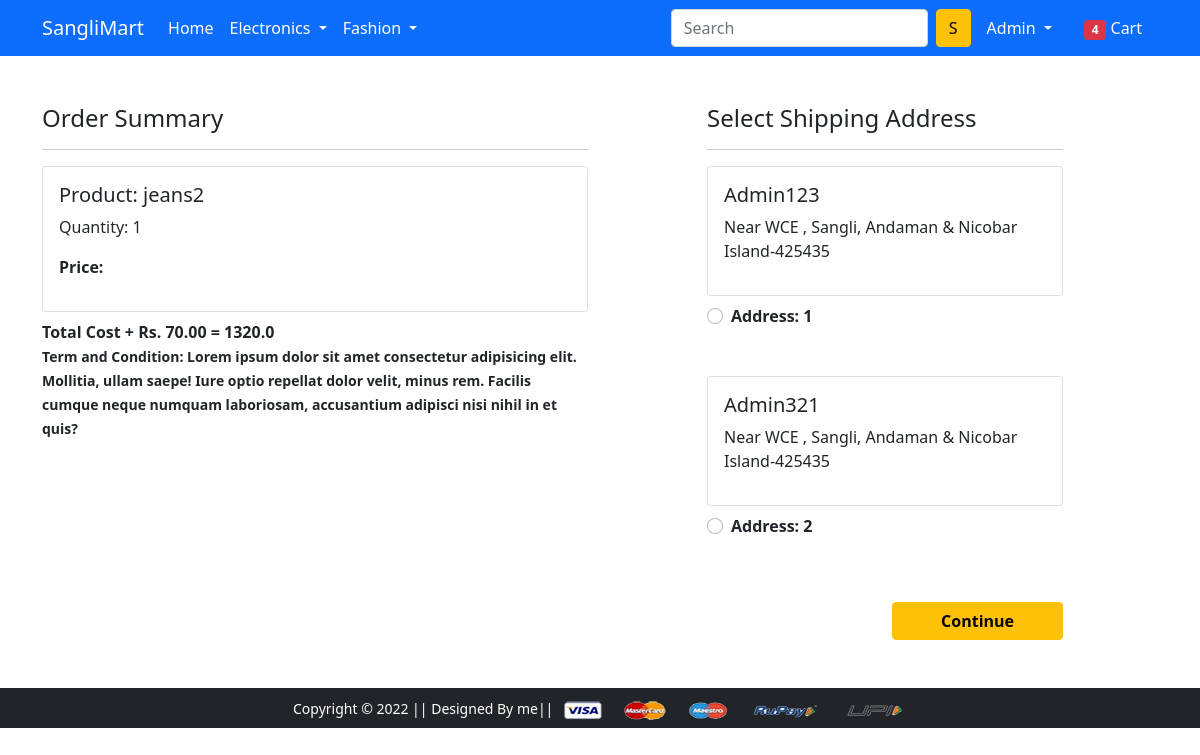
Screenshot of /checkout/ (signed in) with the database file from the repository.
### app/models.py (models this page shows, shortened)
class Cart(models.Model):
    user = models.ForeignKey(User, on_delete=models.CASCADE)
    product = models.ForeignKey(Product, on_delete=models.CASCADE)
    quantity = models.PositiveIntegerField(default = 1)

class Product(models.Model):
    title = models.CharField(max_length=100)
    selling_price = models.FloatField()
    discounted_price = models.FloatField()
    description = models.TextField()
    brand = models.CharField(max_length=100)
    category = models.CharField(choices =CATEGORY_CHOICES, max_length=2)
    product_image = models.ImageField(upload_to='productimg')

class Customer(models.Model):
    user = models.ForeignKey(User, on_delete=models.CASCADE)
    name = models.CharField(max_length  = 200)
    locality = models.CharField(max_length  = 200)
    city = models.CharField(max_length  = 50)
    zipcode = models.IntegerField()
    state = models.CharField(choices=STATE_CHOICE, max_length = 50)

### app/views.py (the view)
# urls.py: path('checkout/', views.checkout, name='checkout'),
def checkout(request):
    user = request.user
    add = Customer.objects.filter(user=user)
    cart_items = Cart.objects.filter(user=user)
    amount = 0.00
    shipping_amount = 70.00
    totalamount = 0.00
    cart_product = [p for p in Cart.objects.all() if p.user == request.user]
    if cart_product:
        for p in cart_product:
            tempamount = ((p.quantity) * (p.product.discounted_price))
            amount = amount + tempamount
        totalamount = amount + shipping_amount
    return render(request, 'app/checkout.html', {'add':add,'totalamount':totalamount, 'cart_items':cart_items})

### app/templates/app/checkout.html (shortened to what this page needs)
{% extends 'app/base.html' %}
{% load static %}
{% block main-content %}
<div class="container">
 <div class="row mt-5">
  <div class="col-sm-6">
    <h4>Order Summary</h4>
    <hr>
    {% for item in cart_items %}
      <div class="card mb-2">
        <div class="card-body">
          <h5>Product: {{ item.product.title}}</h5>
          <p>Quantity: {{item.quantity}}</p>
          <p class="fw-bold">Price:{{item.total_cost}}</p>
        </div>
      </div>
      {% endfor %}
      <p class="fw-bold"> Total Cost + Rs. 70.00 = {{totalamount}}
        <br>
    <small>Term and Condition: Lorem ipsum dolor sit amet consectetur adipisicing elit. Mollitia, ullam saepe! Iure optio repellat dolor velit, minus rem. Facilis cumque neque numquam laboriosam, accusantium adipisci nisi nihil in et quis?</small>
  </div>
  <div class="col-sm-4 offset-sm-1">
    <h4>Select Shipping Address</h4>
    <hr>
    <form action="/paymentdone">
      {% for ad in add %}
      <div class="card">
        <div class="card-body">
        <h5>{{ad.name}}</h5>
        <p>{{ad.locality}} , {{ad.city}}, {{ad.state}}-{{ad.zipcode}}</p>
        </div>
      </div>
        <div class="form-check mt-2 mb-5">
          <input class="form-check-input" type="radio" name="custid" id="custadd{{forloop.counter}}" value="{{ad.id}}">
          <label class="form-check-label fw-bold" for="">
            Address: {{forloop.counter}} </label>
        </div>
        {% endfor %}
        <div class="text-end">
          <button type="submit" class="btn btn-warning mt-3 px-5 fw-bold">Continue</button>
        </div>
      </form>
    </div>
  </div>
</div>
{% endblock main-content %}

### app/templates/app/base.html (shortened to what this page needs)
<!doctype html>
{% load static %}
<html lang="en">
  <head>
    <link href="https://cdn.jsdelivr.net/npm/bootstrap@5.0.0-beta1/dist/css/bootstrap.min.css" rel="stylesheet">
    <link rel="stylesheet" href="{% static 'app/css/owl.carousel.min.css' %}">
    <link rel="stylesheet" href="{% static 'app/css/all.min.css' %}">
    <link rel="stylesheet" href="{% static 'app/css/style.css' %}">
  </head>
  <body>
    <nav class="navbar navbar-expand-lg navbar-dark bg-primary">
     <div class="container">
       <a class="navbar-brand" href="/">SangliMart</a>
       <div class="collapse navbar-collapse" id="navbarSupportedContent">
         <ul class="navbar-nav me-auto mb-2 mb-lg-0">
           <li class="nav-item">
             <a class="nav-link active" aria-current="page" href="/">Home</a>
           </li>
           <li class="nav-item dropdown">
             <a class="nav-link dropdown-toggle text-white" href="#" id="electronicsDropdown" role="button" data-bs-toggle="dropdown" aria-expanded="false">
               Electronics
             </a>
           </li>
           <li class="nav-item dropdown">
             <a class="nav-link dropdown-toggle text-white" href="#" id="fashionDropdown" role="button" data-bs-toggle="dropdown" aria-expanded="false">
               Fashion
             </a>
           </li>
         </ul>
         <form class="d-flex">
           <input class="form-control me-2" type="search" placeholder="Search" aria-label="Search">
           <button class="btn btn-warning" type="submit">S</button>
         </form>
         <div>
          <ul class="navbar-nav me-auto mb-2 mb-lg-0">
            {% if request.user.is_authenticated %}
           <li class="nav-item dropdown mx-2">
              <a class="nav-link dropdown-toggle text-white" href="#" id="profileDropdown" role="button" data-bs-toggle="dropdown" aria-expanded="false">
               {{request.user.username|capfirst}}
              </a>
            </li>
            <li class="nav-item mx-2">
             <a href="{% url 'showcart' %}" class="nav-link text-white"><span class="badge bg-danger">4</span> Cart </a>
            </li>
              {% endif %}
          </ul>
         </div>
       </div>
     </div>
    </nav>
    {% block main-content %} {% endblock main-content %}
    <footer class="container-fluid bg-dark text-center p-2 mt-5">
        <small class="text-white">Copyright &copy; 2022 || Designed By me|| </small>
        <img src="{% static 'app/images/payment.png' %}" alt="" srcset="" class="img-fluid" height="2px">
    </footer>
  </body>
</html>

### rows the page displays
Cart: product "jeans2", quantity "1"
Customer: name "Admin123", locality "Near WCE", city "Sangli", state "Andaman & Nicobar Island", zipcode "425435"
Customer: name "Admin321", locality "Near WCE", city "Sangli", state "Andaman & Nicobar Island", zipcode "425435"

### other values shown
{{ request.user.username|capfirst }} "Admin"
{{ totalamount }} "1320.0"
